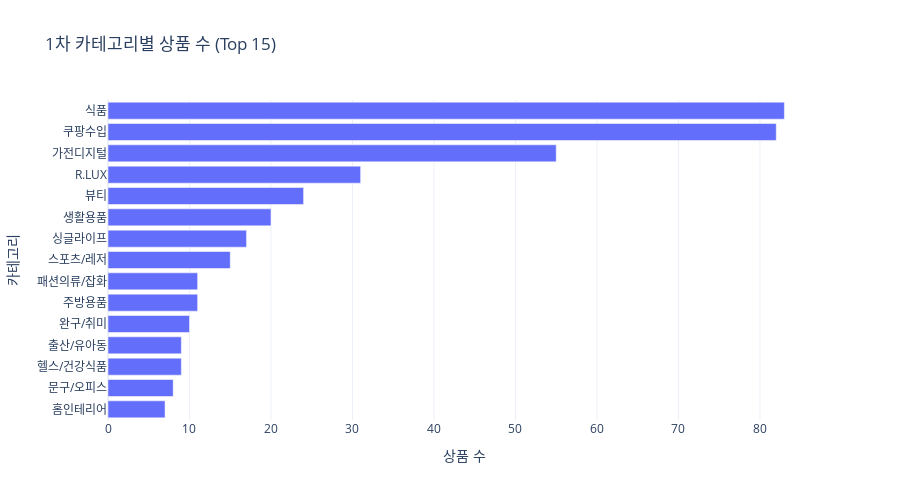

Notebook source saved alongside this figure:
### Markdown cell above
## 7. 카테고리 분석

상품의 카테고리 분포와 카테고리별 특성을 분석합니다.

### Code cell
# 1차 카테고리 추출 (첫 번째 > 이전 부분)
products_df['category_1st'] = products_df['category'].apply(
    lambda x: x.split(' > ')[0] if pd.notna(x) and ' > ' in str(x) else x
)

# 카테고리별 상품 수
category_counts = products_df['category_1st'].value_counts().head(15)

fig = go.Figure(data=[
    go.Bar(x=category_counts.values, y=category_counts.index, orientation='h', marker_color='#636EFA')
])
fig.update_layout(
    title='1차 카테고리별 상품 수 (Top 15)',
    xaxis_title='상품 수',
    yaxis_title='카테고리',
    height=500,
    template='plotly_white',
    yaxis={'categoryorder': 'total ascending'}
)
fig.show()

### Figure 1 — Plotly figure (JSON) as saved in the notebook; plotly's stock layout.template omitted (floating-point values rounded to 4 significant figures)
{"data": [{"marker": {"color": "#636EFA"}, "orientation": "h", "type": "bar", "x": [83, 82, 55, 31, 24, 20, 17, 15, 11, 11, 10, 9, 9, 8, 7], "y": ["식품", "쿠팡수입", "가전디지털", "R.LUX", "뷰티", "생활용품", "싱글라이프", "스포츠/레저", "주방용품", "패션의류/잡화", "완구/취미", "헬스/건강식품", "출산/유아동", "문구/오피스", "홈인테리어"]}], "layout": {"height": 500, "title": {"text": "1차 카테고리별 상품 수 (Top 15)"}, "xaxis": {"title": {"text": "상품 수"}}, "yaxis": {"categoryorder": "total ascending", "title": {"text": "카테고리"}}}}
